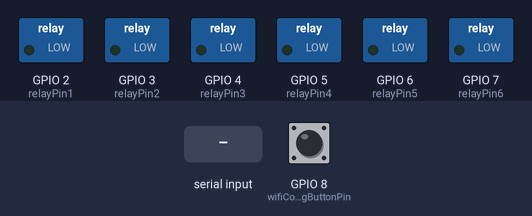
The sketch below on a simulated ESP32. Shown: switched loads named in the sketch (green lamp = pin HIGH). Inputs (shaded band) come from the test bench; at power-on: GPIO 8 (wifiConfigButtonPin) HIGH. WiFi joins after 1.5 s; servers stay silent unless stated.

Above: at 2.7 s.
2.8 s: "1" received over Serial
At 3.3 s:
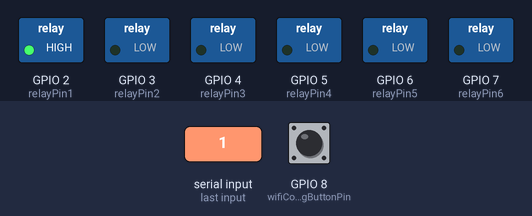
4.3 s: "2" received over Serial
At 5.5 s:
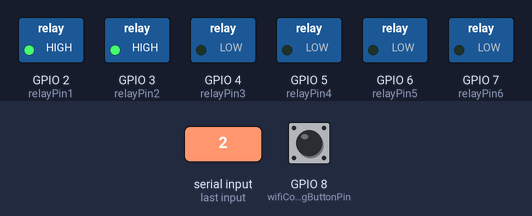
5.8 s: "3" received over Serial
At 6.7 s:
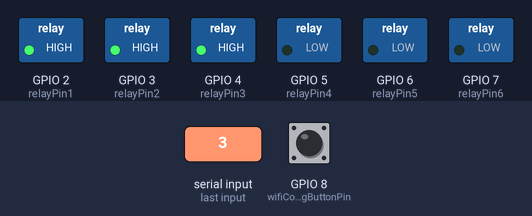
7.3 s: "4" received over Serial
At 7.9 s:
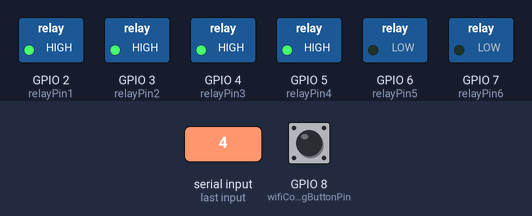
8.8 s: "5" received over Serial
At 10.0 s:
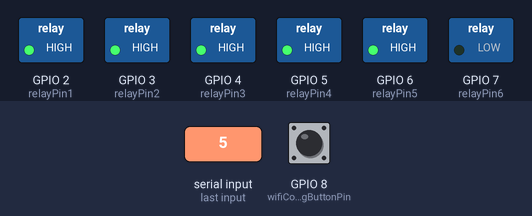
10.3 s: "6" received over Serial
At 11.4 s:
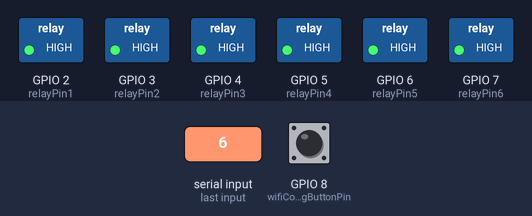
Timing chart, 0 to 12.8 s (numbered marks = the images above; inputs shaded):
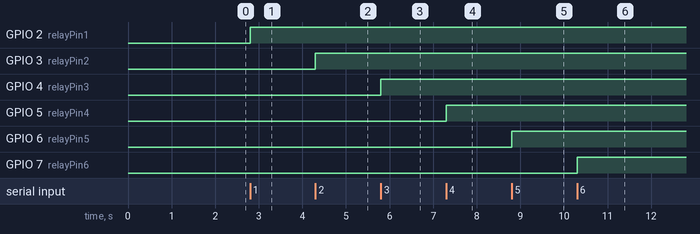

The sketch:

chatgpt.ino.ino
```cpp
#include <ArduinoJson.h>
#include <WiFiManager.h>
// #include <BluetoothSerial.h>

// WiFiManager variables
WiFiManager wifiManager;

// Bluetooth variables
// BluetoothSerial SerialBT;

// Relay variables
const int relayPin1 = 2;
const int relayPin2 = 3;
const int relayPin3 = 4;
const int relayPin4 = 5;
const int relayPin5 = 6;
const int relayPin6 = 7;

// Button variables
const int wifiConfigButtonPin = 8;

// WiFi credentials
char ssid[32] = "";
char password[32] = "";

// Flag for WiFi configuration portal
bool shouldConfigWifi = false;

// Function to control the relay
void controlRelay(int relay, bool state) {
  digitalWrite(relay, state ? HIGH : LOW);
}

// WiFi configuration callback
void configModeCallback(WiFiManager *myWiFiManager) {
  shouldConfigWifi = true;
}

// Function to handle WiFi configuration
void configureWiFi() {
  // Set WiFi configuration callback
  wifiManager.setAPCallback(configModeCallback);

  // Start the configuration portal
  if (!wifiManager.autoConnect("ESP32-Relay-Config")) {
    // Failed to connect or timed out
    // Handle the error here
    // For simplicity, we'll reset the ESP32
    ESP.restart();
  }

  // If the WiFi configuration portal was requested
  if (shouldConfigWifi) {
    // Get the entered WiFi credentials
    strncpy(ssid, wifiManager.getWiFiSSID().c_str(), sizeof(ssid));
    strncpy(password, wifiManager.getWiFiPass().c_str(), sizeof(password));
  }
}

// Function to handle Bluetooth commands
void handleBluetoothCommands() {
  // while (SerialBT.available() > 0) {
  //   char command = SerialBT.read();
  while (Serial.available() > 0) {
    char command = Serial.read();
    switch (command) {
      case '1':
        controlRelay(relayPin1, true);
        break;
      case '2':
        controlRelay(relayPin2, true);
        break;
      case '3':
        controlRelay(relayPin3, true);
        break;
      case '4':
        controlRelay(relayPin4, true);
        break;
      case '5':
        controlRelay(relayPin5, true);
        break;
      case '6':
        controlRelay(relayPin6, true);
        break;
      case 'A':
        controlRelay(relayPin1, false);
        break;
      case 'B':
        controlRelay(relayPin2, false);
        break;
      case 'C':
        controlRelay(relayPin3, false);
        break;
      case 'D':
        controlRelay(relayPin4, false);
        break;
      case 'E':
        controlRelay(relayPin5, false);
        break;
      case 'F':
        controlRelay(relayPin6, false);
        break;
    }
  }
}

void setup() {
  // Initialize Serial communication
  Serial.begin(115200);

  // Initialize Bluetooth
  // SerialBT.begin("ESP32-Relay");

  // Set relay pins as outputs
  pinMode(relayPin1, OUTPUT);
  pinMode(relayPin2, OUTPUT);
  pinMode(relayPin3, OUTPUT);
  pinMode(relayPin4, OUTPUT);
  pinMode(relayPin5, OUTPUT);
  pinMode(relayPin6, OUTPUT);

  // Set WiFi configuration button as input
  pinMode(wifiConfigButtonPin, INPUT_PULLUP);

  // Check if the WiFi configuration button is pressed on startup
  if (digitalRead(wifiConfigButtonPin) == LOW) {
    shouldConfigWifi = true;
  }

  // Configure WiFi
  configureWiFi();

  // Connect to WiFi
  WiFi.begin(ssid, password);
  while (WiFi.status() != WL_CONNECTED) {
    delay(1000);
  }
}

void loop() {
  // Check if the WiFi configuration portal is requested
  if (shouldConfigWifi) {
    configureWiFi();
    shouldConfigWifi = false;
  }

  // Handle Bluetooth commands
  handleBluetoothCommands();
}
```

Measured:
- after the input at 2.8 s, GPIO 2 (relayPin1): LOW → HIGH at once
- after the input at 4.3 s, GPIO 3 (relayPin2): LOW → HIGH at once
- after the input at 5.8 s, GPIO 4 (relayPin3): LOW → HIGH at once
- after the input at 7.3 s, GPIO 5 (relayPin4): LOW → HIGH at once
- after the input at 8.8 s, GPIO 6 (relayPin5): LOW → HIGH at once
- after the input at 10.3 s, GPIO 7 (relayPin6): LOW → HIGH at once
